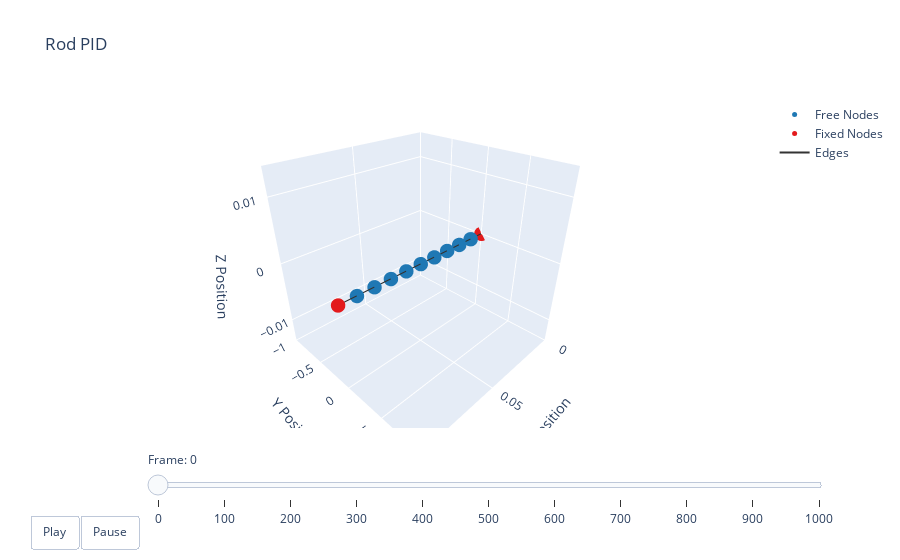

Notebook source saved alongside this figure:
### Code cell
t = np.linspace(0, dynamic_2d_sim.total_time, qs.shape[0])
options = dismech.AnimationOptions(title='Rod PID', plot_step=100)

fig = dismech.get_interactive_animation_plotly(robot, t, qs, options)
fig.show()

### Figure 1 — Plotly figure (JSON) as saved in the notebook; plotly's stock layout.template omitted (floating-point values rounded to 4 significant figures)
{"data": [{"marker": {"color": "#1f78b4", "size": 5}, "mode": "markers", "name": "Free Nodes", "type": "scatter3d", "x": [0.01, 0.02, 0.03, 0.04, 0.05, 0.06, 0.07, 0.08, 0.09], "y": [0.0, 0.0, 0.0, 0.0, 0.0, 0.0, 0.0, 0.0, 0.0], "z": [0.0, 0.0, 0.0, 0.0, 0.0, 0.0, 0.0, 0.0, 0.0]}, {"marker": {"color": "#e31a1c", "size": 5}, "mode": "markers", "name": "Fixed Nodes", "type": "scatter3d", "x": [0.0, 0.1], "y": [0.0, 0.0], "z": [0.0, 0.0]}, {"line": {"color": "#333333", "width": 2}, "mode": "lines", "name": "Edges", "type": "scatter3d", "x": [0, 0.01, null, 0.01, 0.02, null, 0.02, 0.03, null, 0.03, 0.04, null, 0.04, 0.05, null, 0.05, 0.06, null, 0.06, 0.07, null, 0.07, 0.08, null, 0.08, 0.09, null, 0.09, 0.1, null], "y": [0, 0, null, 0, 0, null, 0, 0, null, 0, 0, null, 0, 0, null, 0, 0, null, 0, 0, null, 0, 0, null, 0, 0, null, 0, 0, null], "z": [0, 0, null, 0, 0, null, 0, 0, null, 0, 0, null, 0, 0, null, 0, 0, null, 0, 0, null, 0, 0, null, 0, 0, null, 0, 0, null]}, {"color": "rgba(166, 206, 227, 0.7)", "i": [], "j": [], "k": [], "name": "Faces", "opacity": 0.7, "showscale": false, "type": "mesh3d", "x": [0.0, 0.01, 0.02, 0.03, 0.04, 0.05, 0.06, 0.07, 0.08, 0.09, 0.1], "y": [0.0, 0.0, 0.0, 0.0, 0.0, 0.0, 0.0, 0.0, 0.0, 0.0, 0.0], "z": [0.0, 0.0, 0.0, 0.0, 0.0, 0.0, 0.0, 0.0, 0.0, 0.0, 0.0]}], "layout": {"scene": {"camera": {"eye": {"x": 1.225, "y": 1.225, "z": 1.0}}, "xaxis": {"range": [0, 0.1], "title": {"text": "X Position"}}, "yaxis": {"range": [0, 0], "title": {"text": "Y Position"}}, "zaxis": {"range": [-0.0141, 0.0141], "title": {"text": "Z Position"}}}, "sliders": [{"currentvalue": {"prefix": "Frame: "}, "steps": [{"args": [["0"], {"frame": {"duration": 50, "redraw": true}, "mode": "immediate"}], "label": "0", "method": "animate"}, {"args": [["1"], {"frame": {"duration": 50, "redraw": true}, "mode": "immediate"}], "label": "100", "method": "animate"}, {"args": [["2"], {"frame": {"duration": 50, "redraw": true}, "mode": "immediate"}], "label": "200", "method": "animate"}, {"args": [["3"], {"frame": {"duration": 50, "redraw": true}, "mode": "immediate"}], "label": "300", "method": "animate"}, {"args": [["4"], {"frame": {"duration": 50, "redraw": true}, "mode": "immediate"}], "label": "400", "method": "animate"}, {"args": [["5"], {"frame": {"duration": 50, "redraw": true}, "mode": "immediate"}], "label": "500", "method": "animate"}, {"args": [["6"], {"frame": {"duration": 50, "redraw": true}, "mode": "immediate"}], "label": "600", "method": "animate"}, {"args": [["7"], {"frame": {"duration": 50, "redraw": true}, "mode": "immediate"}], "label": "700", "method": "animate"}, {"args": [["8"], {"frame": {"duration": 50, "redraw": true}, "mode": "immediate"}], "label": "800", "method": "animate"}, {"args": [["9"], {"frame": {"duration": 50, "redraw": true}, "mode": "immediate"}], "label": "900", "method": "animate"}, {"args": [["10"], {"frame": {"duration": 50, "redraw": true}, "mode": "immediate"}], "label": "1000", "method": "animate"}], "transition": {"duration": 0}, "x": 0.1, "y": 0}], "title": {"text": "Rod PID"}, "updatemenus": [{"buttons": [{"args": [null, {"frame": {"duration": 50, "redraw": true}, "fromcurrent": true}], "label": "Play", "method": "animate"}, {"args": [[null], {"frame": {"duration": 0, "redraw": true}, "mode": "immediate"}], "label": "Pause", "method": "animate"}], "direction": "left", "pad": {"r": 10, "t": 87}, "showactive": false, "type": "buttons", "x": 0.1, "xanchor": "right", "y": 0, "yanchor": "top"}]}}
